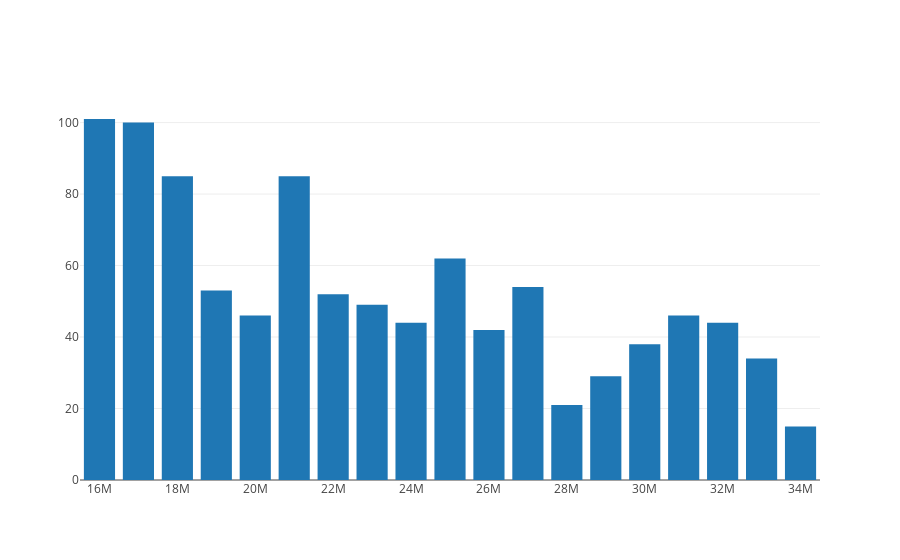

Notebook source saved alongside this figure:
### Code cell
import plotly.offline as py
import plotly.figure_factory as ff
import plotly.graph_objs as go
from plotly.offline import get_plotlyjs, init_notebook_mode

pandasDF = oskar.histogram(df,"start",1000000).toPandas()

init_notebook_mode(connected=True)

data = [go.Bar(x=pandasDF["start"], y=pandasDF["count"])]
py.iplot(data)

### Figure 1 — Plotly figure (JSON) as saved in the notebook; plotly's stock layout.template omitted (floating-point values rounded to 4 significant figures)
{"data": [{"type": "bar", "uid": "cbdcb5b5-eeaf-4396-8af2-ac300c89f0f1", "x": [16000000, 17000000, 18000000, 19000000, 20000000, 21000000, 22000000, 23000000, 24000000, 25000000, 26000000, 27000000, 28000000, 29000000, 30000000, 31000000, 32000000, 33000000, 34000000], "y": [101, 100, 85, 53, 46, 85, 52, 49, 44, 62, 42, 54, 21, 29, 38, 46, 44, 34, 15]}], "layout": {"autosize": true, "xaxis": {"autorange": true, "range": [15500000, 34500000], "type": "linear"}, "yaxis": {"autorange": true, "range": [0, 106.3], "type": "linear"}}}
